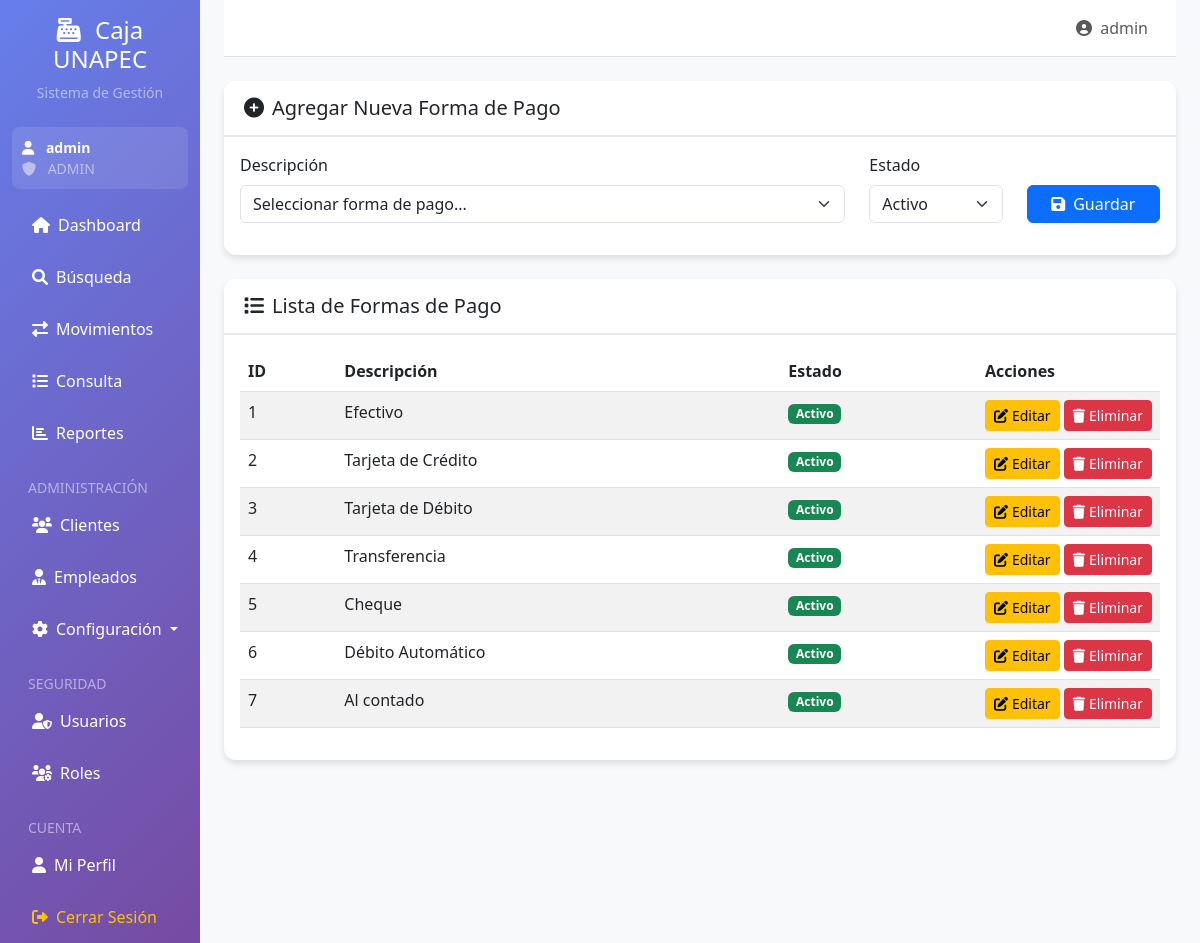
The page /formas_pago (signed in) on the database as committed earlier.
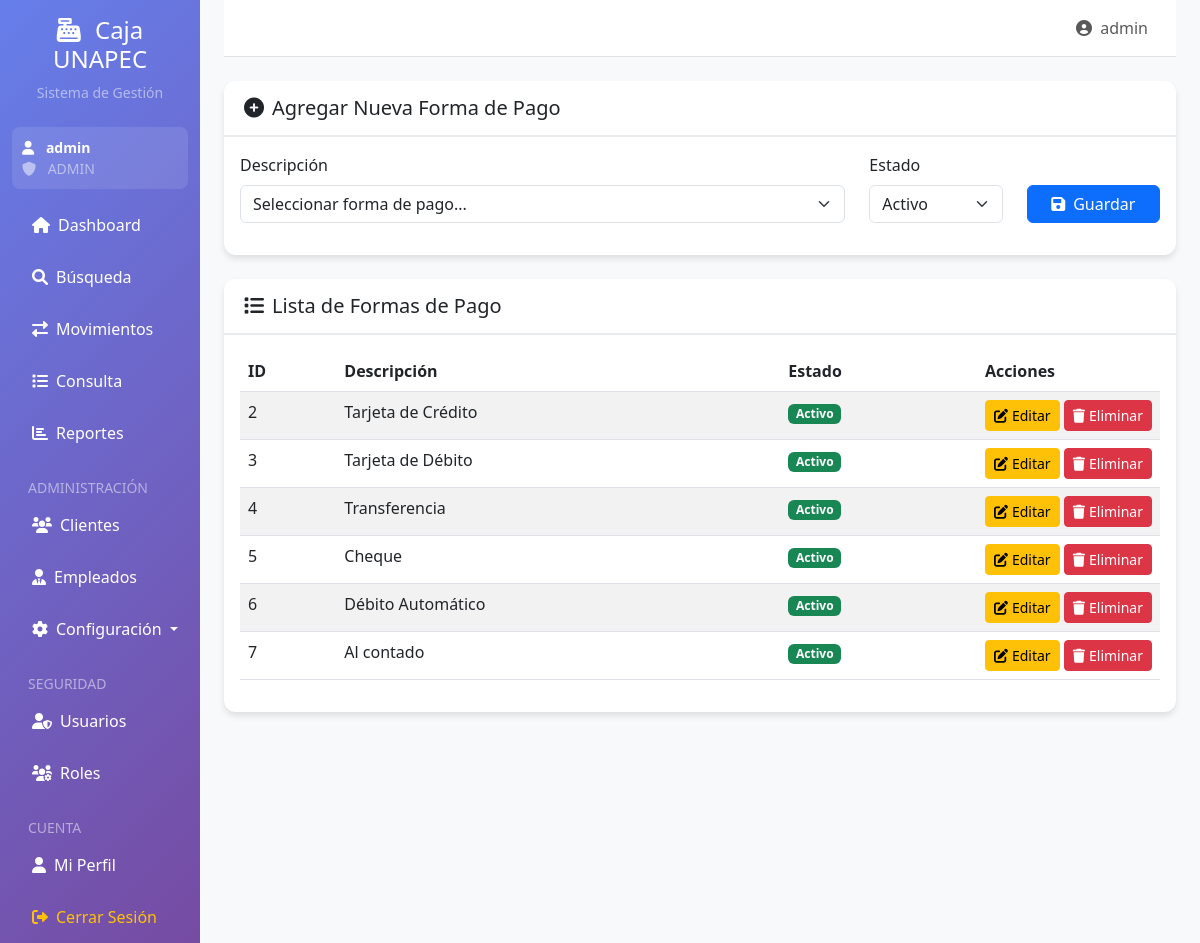
The same page on the database as committed later.
### app.py (models this page shows)
class FormaPago(db.Model):
    id = db.Column(db.Integer, primary_key=True)
    descripcion = db.Column(db.String(200), nullable=False)
    estado = db.Column(db.String(20), default='Activo')
    movimientos = db.relationship('MovimientoCaja', backref='forma_pago', lazy=True, cascade='all, delete-orphan')

### app.py (the view)
@app.route('/formas_pago')
@gerente_required
def formas_pago():
    formas = FormaPago.query.all()
    return render_template('formas_pago.html', formas=formas)

### app.py (called while the page is built)
@login_manager.user_loader
def load_user(user_id):
    return Usuario.query.get(int(user_id))

def requiere_rol(roles_permitidos):
    def decorator(f):
        @wraps(f)
        def decorated_function(*args, **kwargs):
            if not current_user.is_authenticated:
                return redirect(url_for('login'))
            if current_user.rol.nombre not in roles_permitidos:
                flash('No tienes permisos para acceder a esta página.', 'danger')
                return redirect(url_for('index'))
            return f(*args, **kwargs)
        return decorated_function
    return decorator

@app.context_processor
def inject_datetime():
    return {'datetime': datetime}

### templates/formas_pago.html (shortened to what this page needs)
{% extends "base.html" %}
{% block content %}
<div class="row">
    <div class="col-12">
        <div class="card mb-4">
            <div class="card-header">
                <h5 class="card-title mb-0">
                    <i class="fas fa-plus-circle me-2"></i>Agregar Nueva Forma de Pago
                </h5>
            </div>
            <div class="card-body">
                <form method="POST" action="{{ url_for('agregar_forma_pago') }}">
                    <div class="row">
                        <div class="col-md-8 mb-3">
                            <label class="form-label">Descripción</label>
                            <select class="form-select" name="descripcion" required>
                                <option value="">Seleccionar forma de pago...</option>
                            </select>
                        </div>
                        <div class="col-md-2 mb-3">
                            <label class="form-label">Estado</label>
                            <select class="form-select" name="estado" required>
                                <option value="Activo">Activo</option>
                            </select>
                        </div>
                        <div class="col-md-2 mb-3">
                            <label class="form-label">&nbsp;</label>
                            <button type="submit" class="btn btn-primary w-100">
                                <i class="fas fa-save me-2"></i>Guardar
                            </button>
                        </div>
                    </div>
                </form>
            </div>
        </div>
        <div class="card">
            <div class="card-header">
                <h5 class="card-title mb-0">
                    <i class="fas fa-list me-2"></i>Lista de Formas de Pago
                </h5>
            </div>
            <div class="card-body">
                <div class="table-responsive">
                    <table class="table table-striped">
                        <thead>
                            <tr>
                                <th>ID</th>
                                <th>Descripción</th>
                                <th>Estado</th>
                                <th class="table-actions">Acciones</th>
                            </tr>
                        </thead>
                        <tbody>
                            {% for forma in formas %}
                            <tr>
                                <td>{{ forma.id }}</td>
                                <td>{{ forma.descripcion }}</td>
                                <td>
                                    <span class="badge bg-{% if forma.estado == 'Activo' %}success{% else %}danger{% endif %}">
                                        {{ forma.estado }}
                                    </span>
                                </td>
                                <td class="table-actions">
                                    <button type="button" class="btn btn-sm btn-warning" data-bs-toggle="modal" data-bs-target="#editModal{{ forma.id }}">
                                        <i class="fas fa-edit me-1"></i>Editar
                                    </button>
                                    <a href="{{ url_for('eliminar_forma_pago', id=forma.id) }}" class="btn btn-sm btn-danger" onclick="return confirmDelete()">
                                        <i class="fas fa-trash me-1"></i>Eliminar
                                    </a>
                                </td>
                            </tr>
                            {% else %}
                            <tr>
                                <td colspan="4" class="text-center text-muted">No hay formas de pago registradas</td>
                            </tr>
                            {% endfor %}
                        </tbody>
                    </table>
                </div>
            </div>
        </div>
    </div>
</div>
{% endblock %}

Rows that differ between the two databases and show on the page:
removed FormaPago: id "1", descripcion "Efectivo", estado "Activo"
